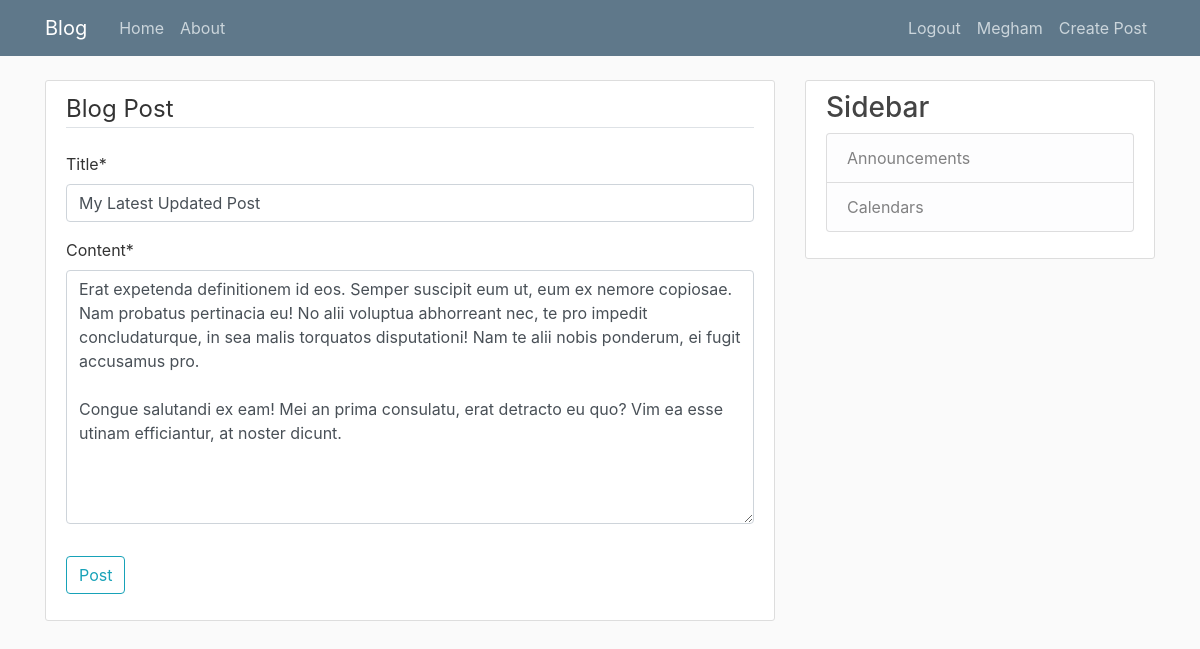
The app's page /post/33/update/ (signed in) with its own data.
### blog/models.py (models this page shows, shortened)
class Post(models.Model):
    title = models.CharField(max_length=100)
    content = models.TextField()
    date_posted = models.DateTimeField(default = timezone.now)
    author = models.ForeignKey(User, on_delete = models.CASCADE)

### blog/views.py (the view, shortened to what this page needs)
# urls.py: path('post/<int:pk>/update/', PostUpdateView.as_view(), name='post-update'),
class PostUpdateView(LoginRequiredMixin, UserPassesTestMixin, UpdateView):
    model = Post
    fields= ['title','content']
    def test_func(self):
        post = self.get_object()
        if self.request.user == post.author:
            return True
        else: False

### templates/blog/post_form.html (shortened to what this page needs)
{% extends 'blog/base.html' %}
{% load crispy_forms_tags %}
{% block content %}
  <div class="content-section">
    <form action="" method="POST">
      <fieldset class="form-group">
        <legend class="border-bottom mb-4">Blog Post</legend>
        {{ form|crispy }}
      </fieldset>
      <div class="form-group">
        <button type="submit" class="btn btn-outline-info">Post</button>
      </div>
    </form>
  </div>
{% endblock content %}

### templates/blog/base.html (shortened to what this page needs)
<!DOCTYPE html>
{% load staticfiles %}
<html lang="en" dir="ltr">
  <head>
    <link rel="stylesheet" href="https://stackpath.bootstrapcdn.com/bootstrap/4.3.1/css/bootstrap.min.css">
    <link rel="stylesheet" href="{% static 'blog/css/main.css' %}">
  </head>
  <body>
    <header class="site-header">
      <nav class="navbar navbar-expand-md navbar-dark bg-steel fixed-top">
        <div class="container">
          <a class="navbar-brand mr-4" href="{% url 'blog-home' %}">Blog</a>
          <div class="collapse navbar-collapse" id="navbarToggle">
            <div class="navbar-nav mr-auto">
              <a class="nav-item nav-link" href="{% url 'blog-home' %}">Home</a>
              <a class="nav-item nav-link" href="{% url 'blog-about' %}">About</a>
            </div>
            <div class="navbar-nav">
              {% if user.is_authenticated %}
                <a class="nav-item nav-link" href="{% url 'logout' %}">Logout</a>
                <a class="nav-item nav-link" href="{% url 'profile' %}">{{ user.username }}</a>
                <a class="nav-item nav-link" href="{% url 'post-create' %}">Create Post</a>
              {% else %}
                <a class="nav-item nav-link" href="{% url 'login' %}">Login</a>
                <a class="nav-item nav-link" href="{% url 'register' %}">Sign Up</a>
              {% endif %}
            </div>
          </div>
        </div>
      </nav>
    </header>
    <main role="main" class="container">
      <div class="row">
        <div class="col-md-8">
          {% block content %}{% endblock %}
        </div>
        <div class="col-md-4 d-none d-lg-block d-md-block">
          <div class="content-section">
            <h3>Sidebar</h3>
              <ul class="list-group">
                <li class="list-group-item list-group-item-light">Announcements</li>
                <li class="list-group-item list-group-item-light">Calendars</li>
              </ul>
          </div>
        </div>
      </div>
    </main>
  </body>
</html>

### static/blog/css/main.css (style rules this page uses)
body { background: #fafafa; color: #333333; margin-top: 5rem; }
h1, h2, h3, h4, h5, h6 { color: #444444; }
ul { margin: 0; }
.bg-steel { background-color: #5f788a; }
.site-header .navbar-nav .nav-link { color: #cbd5db; }
.content-section { background: #ffffff; padding: 10px 20px; border: 1px solid #dddddd; border-radius: 3px; margin-bottom: 20px; }

### records on screen
Post: title "My Latest Updated Post", content "Erat expetenda definitionem id eos. Semper suscipit eum ut, eum ex nemore copiosae. Nam probatus pertinacia eu! No alii voluptua abhorreant nec, te pro impedit concludaturque, in sea malis torquatos disputationi! Nam te alii nobis ponderum, ei fugit accusamus pro. Congue salutandi ex eam! Mei an prima consulatu, erat detracto eu quo? Vim ea esse utinam efficiantur, at noster dicunt."

### other values on screen
{{ user.username }} "Megham"
